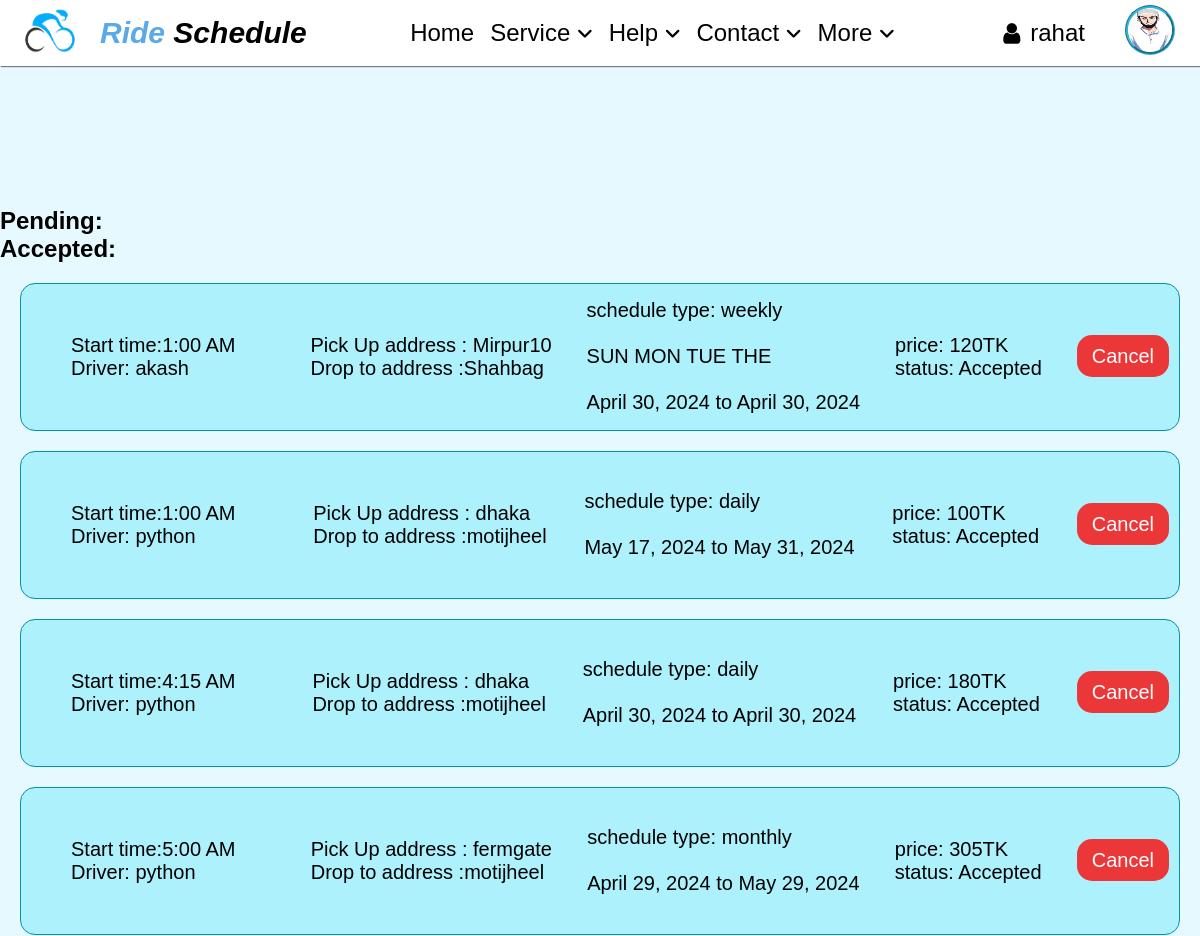
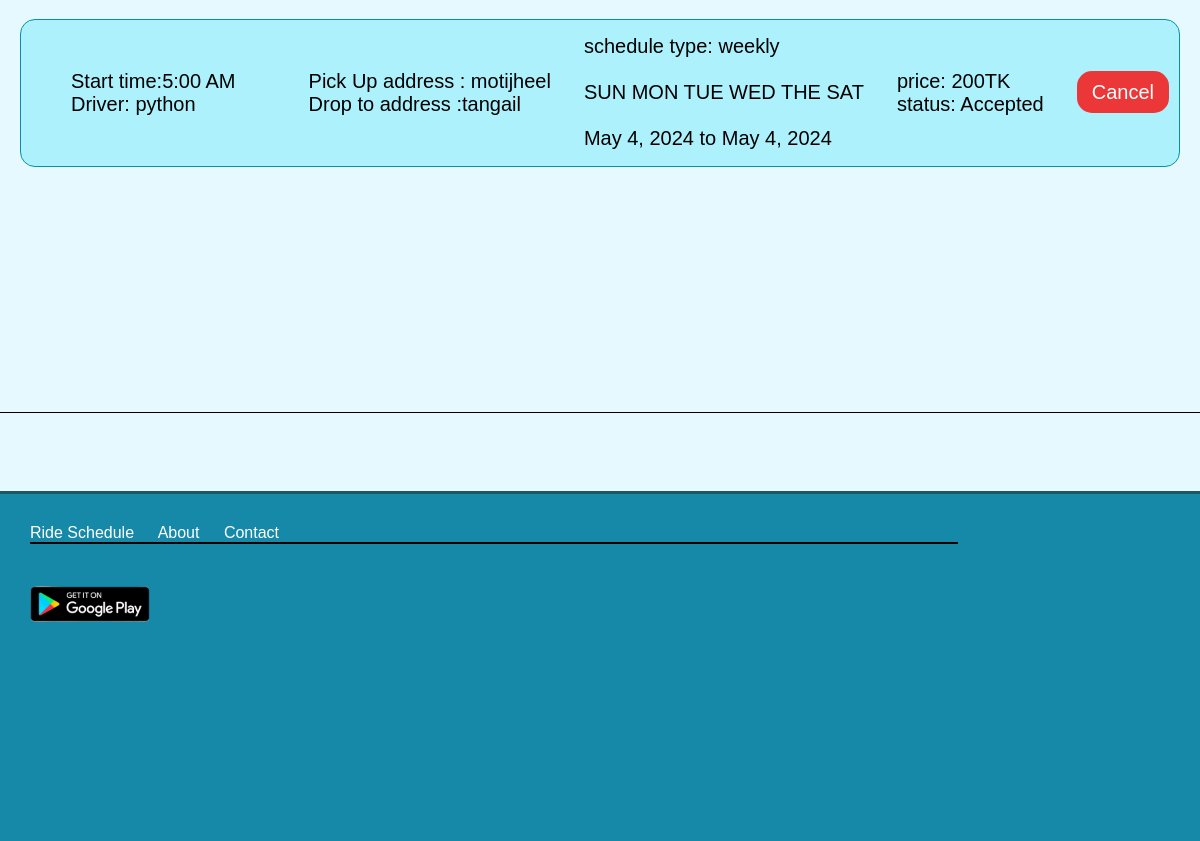
The app's page /allPostSchedule (signed in) with its own data (2 pictures, top to bottom).
### main/models.py (models this page shows, shortened)
class Profile(models.Model):
    user = models.OneToOneField(User, on_delete=models.CASCADE)
    phone = models.CharField(max_length=20,null=True,blank=True)
    address = models.CharField(max_length=50,null=True, blank=True)
    country = models.CharField(max_length=50,null=True,blank=True)
    rate = models.FloatField(null=True,blank=True)
    isRider = models.BooleanField(default=False)
    image = models.ImageField(upload_to='upload', null=True, blank=True)

class Schedule(models.Model):
    rider_id = models.ForeignKey(Profile,on_delete=models.CASCADE)
    driver_id = models.CharField(blank=True,null=True,max_length=20)
    pickUp_time = models.CharField(max_length=10)
    pickup_from = models.CharField(max_length=50)
    drop_to = models.CharField(max_length=50)
    pending = models.BooleanField(default=True)
    schedule_type = (
        ('daily','daily'),
        ('weekly', 'weekly'),
        ('monthly', 'monthly'),
        ('custom', 'custom'))
    type_of_schedule = models.CharField(max_length=10,choices=schedule_type,blank=True,null=True)
    price = models.IntegerField(blank=True, null=True)
    startDate = models.DateField(blank=True,null=True)
    endDate = models.DateField(blank=True,null=True)
    weeks = models.CharField(max_length=30,blank=True,null=True)

### main/views.py (the view)
# urls.py: path('allPostSchedule',a_view.allPostSchedule, name='allPostSchedule'),
@login_required(login_url='login')
def allPostSchedule(request):
    schedulePost = Schedule.objects.all().order_by("pickUp_time")
    posts = {
        'schedulePost': schedulePost,
    }
    return render(request,'schedule/allPostSchedule.html',posts)

### templates/schedule/allPostSchedule.html (shortened to what this page needs)
{% extends "../base/base.html" %}
{% load static %}
{% block content %}
{% if request.user.profile.isRider %}
<div class="post-box">
    <h2>Pending:</h2>
    <h2>Accepted:</h2>
    {% for p in schedulePost %}
        {% if p.rider_id == request.user.profile %}
            {% if p.pending %}
            {% else %}
            <div class="post">
                <div class="sTime"> Start time:{{p.pickUp_time}}<br>
                    <span>Driver: {{p.driver_id}}</span>
                </div>
                <div>
                    <span>Pick Up address : {{p.pickup_from}}</span><br>
                    <span>Drop to address :{{p.drop_to}}</span>
                </div>
                <div> schedule type: {{p.type_of_schedule}}<br><br>
                {% if p.weeks %}
                {{p.weeks}}<br><br>
                {% endif %}
                    {{p.startDate}} to {{p.endDate}}
                </div>
                <div>
                    price: {{p.price}}TK<br>
                    status: Accepted
                </div>
                <div>
                    <td><a href="{% url 'deleteSchedule' p.id %}" class="deleteButton">Cancel</a></td>
                </div>
            </div>
            {% endif %}
        {% endif %}
    {% endfor %}
</div>
{% endif %}
{% endblock %}

### templates/base/navbar.html (shortened to what this page needs)
<nav class="main" >
        <div class="logo">
            {% load static %}
            <img src="{%  static 'image/icon/logo.png' %}" height="60" width="100" alt="logo">
            <span><span style="color: rgba(64, 155, 230, 0.863);">Ride</span> Schedule</span>
        </div>
        <div class="mid">
            <ul>
                <li><a href="{% url 'home' %}">Home</a></li>
                <li><a href="#" class="service fix">Service <i class="fas fa-angle-down" style="font-size:18px;"></i> </a>
                </li>
                <li><a href="#" class="fix">Help <i class="fas fa-angle-down" style="font-size:18px;"></i> </a>
                </li>
                <li><a href="#" class="fix">Contact <i class="fas fa-angle-down" style="font-size:18px;"></i> </a>
                </li>
                <li><a href="#" class="fix">More <i class="fas fa-angle-down" style="font-size:18px;"></i> </a>
                </li>
            </ul>
        </div>
        <div class="profile" >
        {% if user.is_authenticated %}
            {% if request.user.profile.isRider %}
                <i class='fa fa-user'></i>
            {% else %}
                <i class='fa fa-bicycle'></i>
            {% endif %}
            <div><span>{{request.user}}</span></div>
            {% if request.user.profile.image %}
                <div onclick="showMenu()"><img  src="{{request.user.profile.image.url}}" height="50" width="50" alt="logo"></div>
            {% else %}
                <div onclick="showMenu()"><img  src="{%  static 'image/icon/profile.png' %}" height="50" width="50" alt="logo"></div>
            {% endif %}
        {% else %}
            <div onclick="showLoginOnly()"><span>Login</span></div>
            <div><img  src="{%  static 'image/icon/profile.png' %}" height="50" width="50" alt="logo"></div>
        {% endif %}
        </div>
    </nav>

### static/css/style.css (style rules this page uses)
* { margin: 0; padding: 0; box-sizing: border-box; }
body { background-color: #e6f9ff; }
.base-body { overflow-x: hidden; }

### static/css/navbar.css (style rules this page uses)
* { text-decoration: none; padding: 0px; margin: 0px; }
.main { display: flex; position:sticky; justify-content: space-between; flex-wrap: nowrap; font-size: 24px; align-items: center; box-shadow: 1px 1px 1px hsla(0,0%, 0%, 0.5); background-color: white; }
.logo { display:flex; align-items: center; font-size: 30px; font-weight: bolder; font-style: italic; cursor: pointer; }
.mid ul { display:flex; list-style: none; }
.mid ul li a { padding: 8px; cursor: pointer; padding-bottom: 22px; color:black; border-radius: 0px; transition: 0.5s; }
.profile { display:flex; align-items: center; padding: 5px; padding-right: 25px; }
.profile div span { padding-left: 10px; padding-right: 40px; cursor: pointer; transition: 0.3s; }
.profile img { padding: 0px; border-color: rgb(45, 183, 218); border-style: groove; border-radius: 35px; margin: 0px; cursor: pointer; }

### static/css/makeSchedule.css (style rules this page uses)
* { margin: 0; padding: 0; box-sizing: border-box; }

### static/css/schedulePost.css (style rules this page uses)
.post { display:flex; justify-content:space-between; flex-wrap:nowrap; font-size:20px; align-items:center; margin:20px; background-color: #adf1fd; padding:10px; border-radius:15px; border-style: solid; border-width: 1px; border-color: #0491aa; text-decoration: none; color:black; }
.sTime { padding:20px; margin:20px; }
.post-box { display: block; position:absolute; width: 100%; height: 80vh; border-style: solid; border-color:black; border-width: 0px 0 1px 0; margin-top: 50px; overflow: auto; z-index: -1; top:11vh; }

### static/css/offcanvas.css (style rules this page uses)
* { margin : 0px; font-family: sans-serif; padding : 0px; }

### static/css/login.css (style rules this page uses)
* { margin:0px; padding:0px; }
.deleteButton { padding:10px; border:none; background-color: rgba(255, 0, 0, 0.774); color:white; border-radius:15px; padding-left: 15px; padding-right: 15px; }

### static/css/rateUs.css (style rules this page uses)
* { margin: 0; padding: 0; box-sizing: border-box; font-family:'Poppines', sans-serif; }

### static/css/UserHelpCenter.css (style rules this page uses)
* { margin: 0; padding: 0; box-sizing: border-box; }

### records on screen
Schedule: pickUp_time "1:00 AM", driver_id "akash", pickup_from "Mirpur10", drop_to "Shahbag", type_of_schedule "weekly", weeks "SUN MON TUE THE", startDate "April 30, 2024", endDate "April 30, 2024", price "120"
Schedule: pickUp_time "1:00 AM", driver_id "python", pickup_from "dhaka", drop_to "motijheel", type_of_schedule "daily", startDate "May 17, 2024", endDate "May 31, 2024", price "100"
Schedule: pickUp_time "4:15 AM", driver_id "python", pickup_from "dhaka", drop_to "motijheel", type_of_schedule "daily", startDate "April 30, 2024", endDate "April 30, 2024", price "180"
Schedule: pickUp_time "5:00 AM", driver_id "python", pickup_from "fermgate", drop_to "motijheel", type_of_schedule "monthly", startDate "April 29, 2024", endDate "May 29, 2024", price "305"
Schedule: pickUp_time "5:00 AM", driver_id "python", pickup_from "motijheel", drop_to "tangail", type_of_schedule "weekly", weeks "SUN MON TUE WED THE SAT", startDate "May 4, 2024", endDate "May 4, 2024", price "200"

### other values on screen
{{ request.user }} "rahat"
